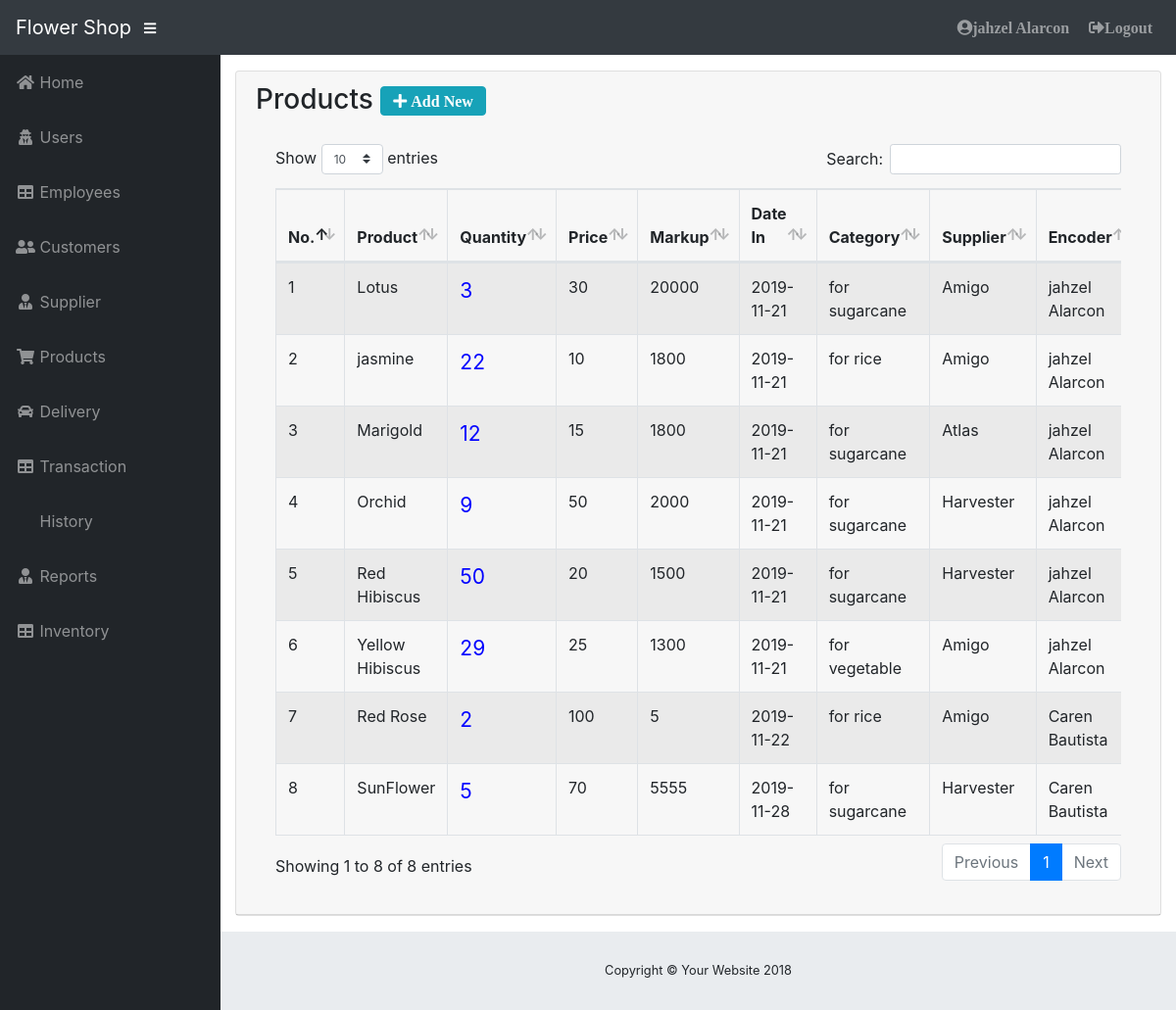
/admin/product.php (signed in), run on the app's committed database.
### tables this page shows
CREATE TABLE `tblproducts` (
  `product_id` int(11) NOT NULL,
  `product_name` varchar(50) NOT NULL,
  `quantity` int(11) NOT NULL DEFAULT 1,
  `price` int(20) NOT NULL,
  `imageUrl` varchar(100) NOT NULL,
  `profit` int(22) NOT NULL,
  `date_in` varchar(50) NOT NULL,
  `category_id` int(11) NOT NULL,
  `supplier_id` int(11) NOT NULL,
  `user_id` int(11) NOT NULL,
  `product_code` varchar(11) NOT NULL,
  `status` varchar(200) NOT NULL
);

CREATE TABLE `tblcategory` (
  `category_id` int(11) NOT NULL,
  `category` varchar(200) NOT NULL
);

CREATE TABLE `tblsupplier` (
  `supplier_id` int(11) NOT NULL,
  `supplier_name` varchar(30) NOT NULL,
  `contact` varchar(50) NOT NULL,
  `email` varchar(20) NOT NULL,
  `address` text NOT NULL
);

### admin/product.php (the view, shortened to what this page needs)
<?php
if(!isset($_SESSION["userid"])){
 header("Location: login.php");
}else{
include('../includes/connection.php');
include 'theme/header.php';
include 'theme/sidebar.php';
?>
<div class="card mb-3">
            <div class="card-header">
              <h3>Products <a href="productadd.php" type="button" class="btn btn-info fas fa-plus"> Add New</a></h3>
            <div class="card-body">
              <div class="table-responsive">
                            <table class="table table-bordered table-hover table-striped" id="dataTable" width="100%" cellspacing="0">
                                <thead>
                                    <tr>
                                        <th>No.</th>
                                        <th>Product</th>
                                        <th>Quantity</th>
                                        <th>Price</th>
                                        <th>Markup</th>
                                        <th>Date In</th>
                                        <th>Category</th>
                                        <th>Supplier</th>
                                        <th>Encoder</th>
                                    </tr>
                                </thead>
                                <tbody>
                                  <?php
                $query = 'SELECT *,category,supplier_name,concat(d.`fname`," ",d.`lname`)as name FROM tblproducts a inner join tblcategory b inner join tblsupplier c inner join tblusers d on a.`category_id` = b.`category_id` and a.`supplier_id` = c.`supplier_id` and a.`user_id` = d.`user_id`';
                    $result = mysqli_query($db, $query) or die (mysqli_error($db));
                        while ($row = mysqli_fetch_assoc($result)) {
                            echo '<tr>';
                            echo '<td>'. $row['product_id'].'</td>';
                            echo '<td> '.$row['product_name'].'</td>';
 echo '<td><a title="Update Quantity" href="updatequantity.php?id='. $row['product_code'].'" style="color: blue;font-size: 21px">'. $row['quantity'].' </a></td>';
                            echo '<td>'. $row['price'].'</td>';
                            echo '<td>'. $row['profit'].'</td>';
                            echo '<td>'. $row['date_in'].'</td>';
                            echo '<td>'. $row['category'].'</td>';
                            echo '<td>'. $row['supplier_name'].'</td>';
                            echo '<td>'. $row['name'].'</td>';
                            echo '</tr> ';
                }
            ?>
                                </tbody>
                            </table>
                        </div>
            </div>
          </div>
</div>
        </div>
<?php include 'theme/footer.php'; }?>

### admin/css/sb-admin.css (style rules this page uses)
html { position: relative; min-height: 100%; }
body { height: 100%; }
:root { --input-padding-x: 0.75rem; --input-padding-y: 0.75rem; }

### data on the page
tblproducts: product_id "1", product_name "Lotus", quantity "3", price "30", profit "20000", date_in "2019-11-21", category.category "for sugarcane", supplier.supplier_name "Amigo", name "jahzel Alarcon"
tblproducts: product_id "2", product_name "jasmine", quantity "22", price "10", profit "1800", date_in "2019-11-21", category.category "for rice", supplier.supplier_name "Amigo", name "jahzel Alarcon"
tblproducts: product_id "3", product_name "Marigold", quantity "12", price "15", profit "1800", date_in "2019-11-21", category.category "for sugarcane", supplier.supplier_name "Atlas", name "jahzel Alarcon"
tblproducts: product_id "4", product_name "Orchid", quantity "9", price "50", profit "2000", date_in "2019-11-21", category.category "for sugarcane", supplier.supplier_name "Harvester", name "jahzel Alarcon"
tblproducts: product_id "5", product_name "Red Hibiscus", quantity "50", price "20", profit "1500", date_in "2019-11-21", category.category "for sugarcane", supplier.supplier_name "Harvester", name "jahzel Alarcon"
tblproducts: product_id "6", product_name "Yellow Hibiscus", quantity "29", price "25", profit "1300", date_in "2019-11-21", category.category "for vegetable", supplier.supplier_name "Amigo", name "jahzel Alarcon"
tblproducts: product_id "7", product_name "Red Rose", quantity "2", price "100", profit "5", date_in "2019-11-22", category.category "for rice", supplier.supplier_name "Amigo", name "Caren Bautista"
tblproducts: product_id "8", product_name "SunFlower", quantity "5", price "70", profit "5555", date_in "2019-11-28", category.category "for sugarcane", supplier.supplier_name "Harvester", name "Caren Bautista"

### other printed values
$_SESSION['fname'] "jahzel"
$_SESSION['lname'] "Alarcon"
